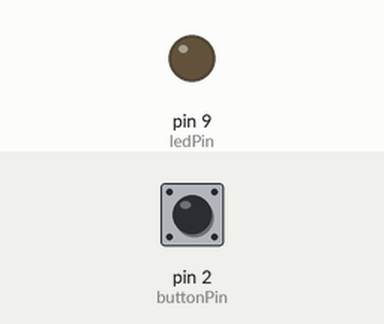
A sketch run on a simulated Arduino Uno, built with avr-gcc and run on an emulated ATmega328P. Parts: output pins drawn as LEDs (lit = HIGH). The test bench sets the inputs (shaded band); at power-on: pin 2 (buttonPin) HIGH.

Above: at 1.2 s.
1.3 s: pin 2 (buttonPin) pulled LOW for 0.15 s
At 1.39 s:
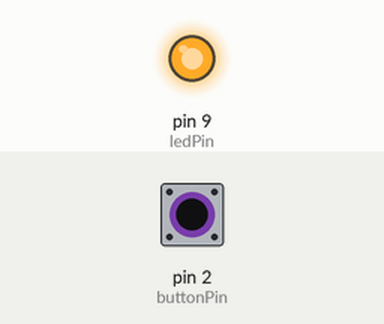
2.9 s: pin 2 (buttonPin) pulled LOW for 3.2 s
At 6.8 s:
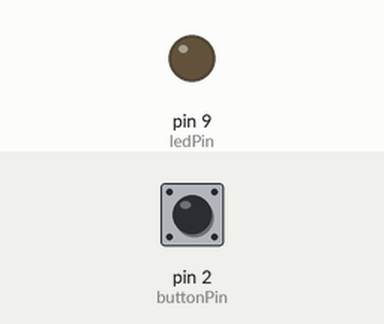
Timing chart, 0 to 8.3 s (numbered marks = the images above; inputs shaded):
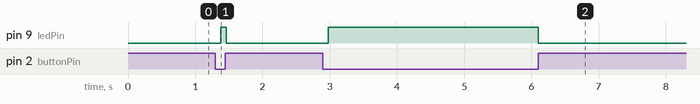

The sketch:

07-Digital_Button.ino
```cpp
/*
 * Digital_Button
 * 通过按键控制LED灯亮灭
 */

int buttonPin = 2;     // 按键的管脚定义
int ledPin =  9;      // LED灯管脚定义

void setup() {
  pinMode(ledPin, OUTPUT);  //设置LED管脚输出模式
  pinMode(buttonPin, INPUT_PULLUP); //设置按键管脚上拉输入模式
}

void loop() {
  if (digitalRead(buttonPin) == LOW) { // 若按键被按下
    delay(80); //等待跳过按键抖动的不稳定过程
    if (digitalRead(buttonPin) == LOW) // 若按键被按下
    {
      digitalWrite(ledPin, HIGH); // 点亮LED灯
    }
  }
  else {
    digitalWrite(ledPin, LOW); // 熄灭LED灯
  }

}
```

Measured:
- after the input at 1.3 s, pin 9 (ledPin): LOW → HIGH after 0.08 s, → LOW 0.08 s later
- after the input at 2.9 s, pin 9 (ledPin): LOW → HIGH after 0.08 s, → LOW 3.1 s later
